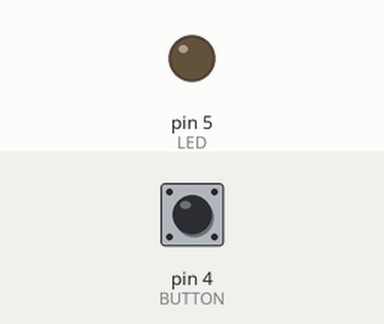
Simulated run of this sketch. Board: Arduino Uno, built with avr-gcc and run on an emulated ATmega328P. Shown: output pins drawn as LEDs (lit = HIGH). The test bench sets the inputs (shaded band); at power-on: pin 4 (BUTTON) LOW.

Above: at 1.2 s.
1.3 s: pin 4 (BUTTON) pulled HIGH for 0.15 s
At 1.9 s:
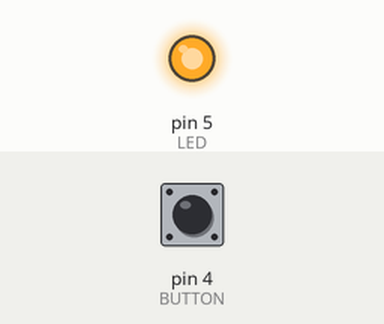
2.9 s: pin 4 (BUTTON) pulled HIGH for 1 s
At 4.3 s:
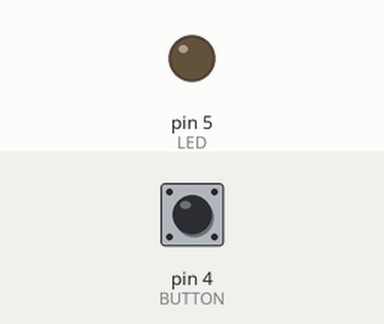
5.4 s: pin 4 (BUTTON) pulled HIGH for 3.2 s
At 6.2 s:
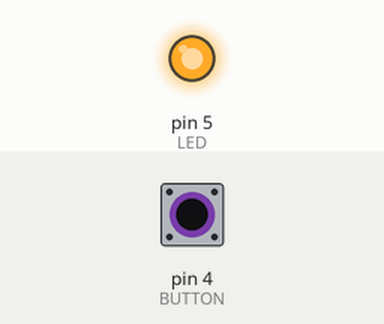
Timing chart, 0 to 8.4 s (numbered marks = the images above; inputs shaded):
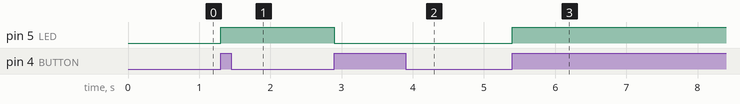

Measured:
- after the input at 1.3 s, pin 5 (LED): LOW → HIGH at once
- after the input at 2.9 s, pin 5 (LED): HIGH → LOW at once
- after the input at 5.4 s, pin 5 (LED): LOW → HIGH at once

The sketch:

Control_Button.ino
```cpp
#define LED 5 // D1(gpio5)
#define BUTTON 4 //D2(gpio4)
//Let's say you have your push button on pin 4
int switchState = 0; // actual read value from pin4
int oldSwitchState = 0; // last read value from pin4
int lightsOn = 0; // is the switch on = 1 or off = 0

void setup() {
 pinMode(BUTTON, INPUT); // push button
 pinMode(LED, OUTPUT); // anything you want to control using a switch e.g. a Led
}
void loop() {
 switchState = digitalRead(BUTTON); // read the pushButton State
 Serial.println(switchState);
 if (switchState != oldSwitchState) // catch change
 {
 oldSwitchState = switchState;
 if (switchState == HIGH)
 {
 // toggle
 lightsOn = !lightsOn;
 }
 }
 if(lightsOn)
 {
 digitalWrite(LED, HIGH); // set the LED on
 } else {
 digitalWrite(LED, LOW); // set the LED off
 }
 }
```
